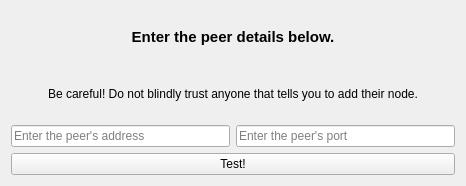
<?xml version="1.0" encoding="UTF-8"?>
<ui version="4.0">
  <class>TestPeerDialog</class>
  <widget class="QWidget" name="TestPeerDialog">
    <property name="geometry">
      <rect>
        <x>0</x>
        <y>0</y>
        <width>466</width>
        <height>186</height>
      </rect>
    </property>
    <property name="windowTitle">
      <string>Test Peer</string>
    </property>
    <layout class="QVBoxLayout" name="verticalLayout_2">
      <item>
        <widget class="QLabel" name="label">
          <property name="font">
            <font>
              <pointsize>11</pointsize>
              <weight>75</weight>
              <bold>true</bold>
            </font>
          </property>
          <property name="text">
            <string>Enter the peer details below.</string>
          </property>
          <property name="alignment">
            <set>Qt::AlignCenter</set>
          </property>
        </widget>
      </item>
      <item>
        <widget class="QLabel" name="label_2">
          <property name="text">
            <string>Be careful! Do not blindly trust anyone that tells you to add their node.</string>
          </property>
          <property name="alignment">
            <set>Qt::AlignCenter</set>
          </property>
        </widget>
      </item>
      <item>
        <layout class="QHBoxLayout" name="horizontalLayout">
          <item>
            <widget class="QLineEdit" name="peerAddress">
              <property name="placeholderText">
                <string>Enter the peer's address</string>
              </property>
            </widget>
          </item>
          <item>
            <widget class="QLineEdit" name="peerPort">
              <property name="placeholderText">
                <string>Enter the peer's port</string>
              </property>
            </widget>
          </item>
        </layout>
      </item>
      <item>
        <widget class="QPushButton" name="pushButton">
          <property name="text">
            <string>Test!</string>
          </property>
        </widget>
      </item>
    </layout>
  </widget>
  <resources />
  <connections />
</ui>
